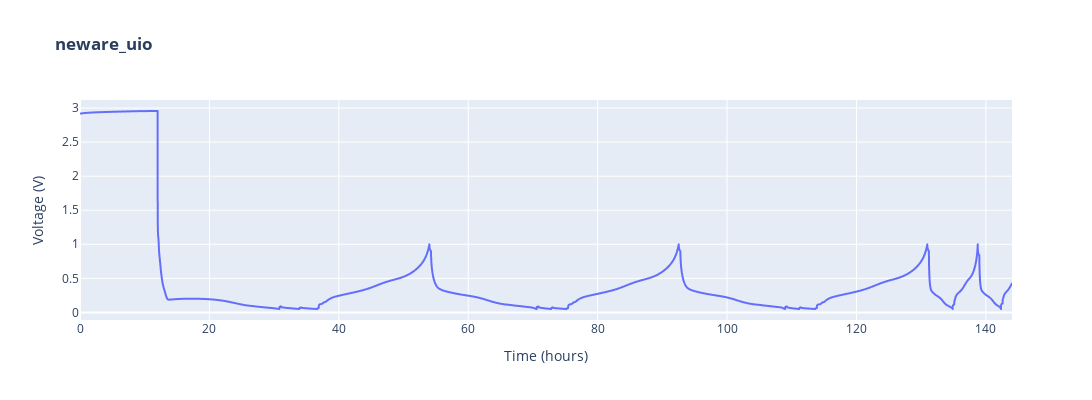

This figure's notebook cell:
### Markdown cell above
Notice that this loader (with the default model) uses the auto-formatting method. The method tries to find out type of delimiter and number of header rows automatically. You can override this by providing the values in the call yourself, for example `c.get(p, instrument="neware_txt", sep=",")`

### Code cell
plotutils.raw_plot(c, width=1200, height=400)

### Figure 1 — Plotly figure (JSON) as saved in the notebook; plotly's stock layout.template omitted (floating-point values rounded to 4 significant figures; data arrays with more than 128 entries replaced by an {"elided": "..."} marker saying what was removed)
{"data": [{"hovertemplate": "Time (hours)=%{x}<br>Voltage (V)=%{y}<extra></extra>", "legendgroup": "", "line": {"color": "#636efa", "dash": "solid"}, "marker": {"symbol": "circle"}, "mode": "lines", "name": "", "showlegend": false, "type": "scattergl", "x": {"elided": "9065 float values"}, "xaxis": "x", "y": {"elided": "9065 float values"}, "yaxis": "y"}], "layout": {"height": 400, "legend": {"tracegroupgap": 0}, "title": {"text": "<b>neware_uio</b>"}, "width": 1200, "xaxis": {"anchor": "y", "domain": [0, 1], "title": {"text": "Time (hours)"}}, "yaxis": {"anchor": "x", "domain": [0, 1], "title": {"text": "Voltage (V)"}}}}
